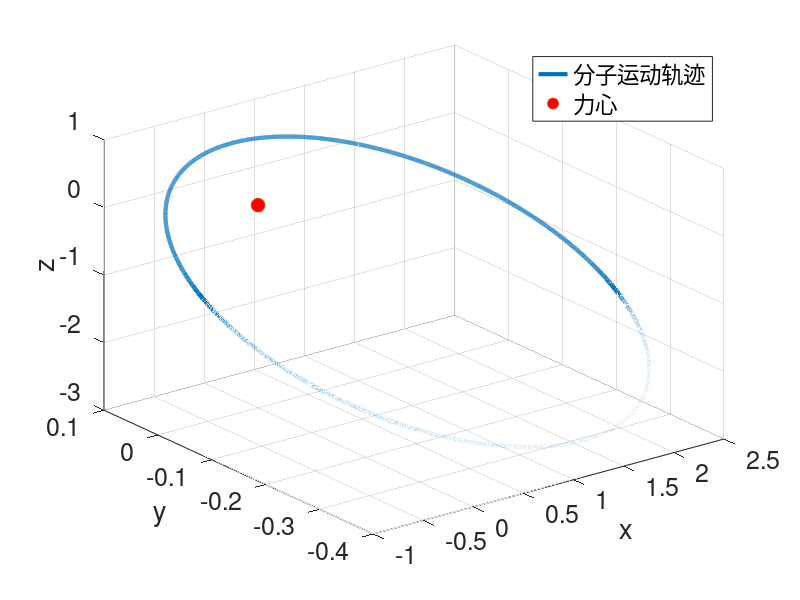

This figure's MATLAB source:
n=64000;
h=0.001;
x=zeros(n+1,3);
v=zeros(n+1,3);
x(1,1)=1;
x(1,2)=0;
x(1,3)=0.5;
v(1,1)=-1;
v(1,2)=0.1;
v(1,3)=0.5;
F=zeros(2,3);
for i=1:1:n
   for j=1:1:3
       F(1,j)=-x(i,j)/(x(i,1)^2+x(i,2)^2+x(i,3)^2)^1.5;
       x(i+1,j)=x(i,j)+h*v(i,j)+0.5*F(1,j)*h^2;
   end
   for j=1:1:3
       F(2,j)=-x(i+1,j)/(x(i+1,1)^2+x(i+1,2)^2+x(i+1,3)^2)^1.5;
       v(i+1,j)=v(i,j)+0.5*h*(F(2,j)+F(1,j));
   end
end

x0=zeros(3,1);
x1=zeros(3,1);
for k=1:1:3
    x1(k)=1;
end
plot3(x(:,1),x(:,2),x(:,3),'LineWidth',3);
hold on;
plot3(x0(1),x0(2),x0(3),'o','MarkerSize',10,'MarkerFaceColor','r');
%plot3(x1(1),x1(2),x1(3),'o','MarkerSize',10,'MarkerFaceColor','r');
grid on;
xlabel('x','FontSize',18)
ylabel('y','FontSize',18)
zlabel('z','FontSize',18)
set(gca,'FontSize',18)
legend('分子运动轨迹','力心')
hold off
